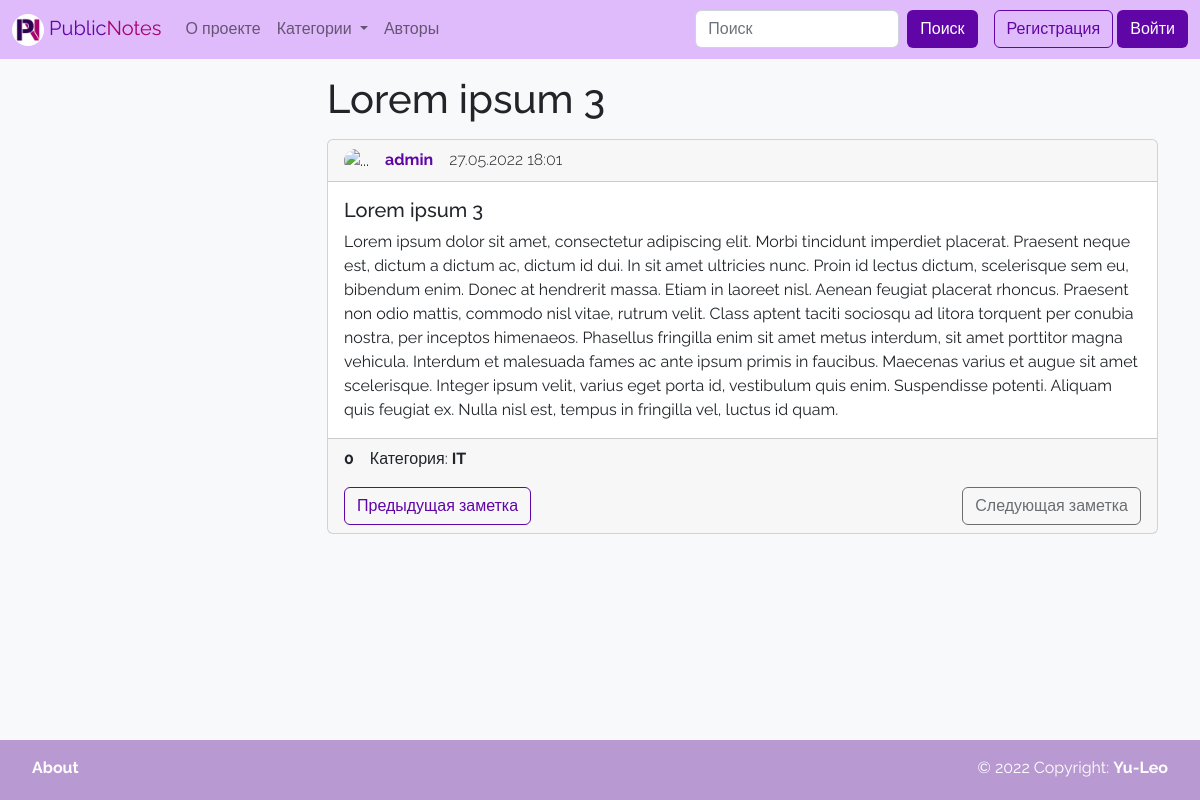
The app's page /note/5/ with its own data.
### wall/models.py (models this page shows, shortened)
class Note(models.Model):
    title = models.CharField(max_length=150, verbose_name='Название')
    content = models.TextField(verbose_name='Текст', blank=True)
    created_at = models.DateTimeField(auto_now_add=True, verbose_name='Дата создания')
    rating = models.IntegerField(verbose_name='Рейтинг', default=0)
    stared = models.BooleanField(verbose_name='Важная', default=False)
    author = models.ForeignKey(
        settings.AUTH_USER_MODEL,
        on_delete=models.CASCADE,
        verbose_name='Автор',
        null=True,
        blank=True,
    )
    category = TreeForeignKey('Category', on_delete=models.SET_NULL, verbose_name='Категория', null=True, blank=True)
    def get_absolute_url(self):
        return reverse('note', kwargs={"pk": self.pk})
    class Meta:
        verbose_name = 'Заметка'
        verbose_name_plural = 'Заметки'
        ordering = ['-created_at', 'title']

class User(AbstractUser):
    photo = models.ImageField(upload_to='photos/%Y/%m/%d/', verbose_name='Аватарка', blank=True)
    rating = models.IntegerField(verbose_name='Рейтинг', default=0)
    bio = models.TextField(verbose_name='О себе', blank=True)
    show_email = models.BooleanField(verbose_name='Публичный e-mail', default=False)
    def get_absolute_url(self):
        return reverse('author', kwargs={"pk": self.pk})

class Category(MPTTModel):
    parent = TreeForeignKey('self', on_delete=models.CASCADE, null=True, blank=True, related_name='children')
    title = models.CharField(max_length=150, verbose_name='Название', unique=True)
    preview = models.ImageField(upload_to='photos/%Y/%m/%d/', verbose_name='Превью', blank=True)
    def get_absolute_url(self):
        return reverse('category', kwargs={"pk": self.pk})
    class MPTTMeta:
        order_insertion_by = ['title']
    class Meta:
        verbose_name = 'Категория'
        verbose_name_plural = 'Категории'
        ordering = ['title']

### wall/views.py (the view)
# urls.py: path('note/<int:pk>/', ViewNote.as_view(), name='note'),
class ViewNote(DetailView):
    model = Note
    template_name = 'wall/note.html'
    context_object_name = 'note'

### wall/templatetags/wall_tags.py (called while the page is built)
@register.simple_tag
def get_categories():
    return Category.objects.all()

@register.simple_tag
def get_prev_note_in_category(note):
    try:
        return note.get_previous_by_created_at(category=note.category)
    except ObjectDoesNotExist:
        return None

@register.simple_tag
def get_next_note_in_category(note):
    try:
        return note.get_next_by_created_at(category=note.category)
    except ObjectDoesNotExist:
        return None

### wall/templates/wall/note.html (shortened to what this page needs)
{% extends 'base.html' %}
{% load wall_tags %}
{% block content_title %} <h1 class="mb-3">{{ note.title }}</h1>{% endblock %}
{% block content %}
<div class="card mb-3">
    <div class="card-header">
        <div class="hstack gap-3">
            <div class="">
                <img src="{% if note.author.photo %}
                {{ note.author.photo.url }}
                {% else %}
                {% load static %}
                {% static 'wall/img/default_avatar.png' %}
                {% endif %}" alt="..." width="50" height="50"
                     style="border-radius: 25px;">
            </div>
            <div class="fw-bold">
                {% if note.author %}
                <a href="{{ note.author.get_absolute_url }}" class="text-decoration-none text-purple">
                    {{ note.author.username }}</a>
                {% else %}
                Аноним
                {% endif %}
            </div>
            <div class="fw-light">{{ note.created_at|date:"d.m.Y H:i" }}</div>
        </div>
    </div>
    <div class="card-body">
        <h5 class="card-title">{{ note.title }}</h5>
        <p class="card-text">{{ note.content }}</p>
    </div>
    <div class="card-footer"
         style="{% if note.category.color %}background-color: #{{note.category.color}}{% endif %}">
        <div class="hstack gap-3 mb-3">
            {% if note.rating > 0 %}
            <div class="text-success fw-bold">+{{note.rating}}</div>
            {% elif note.rating < 0 %}
            <div class="text-danger fw-bold">{{note.rating}}</div>
            {% else %}
            <div class="fw-bold">{{note.rating}}</div>
            {% endif %}
            {% if note.category %}
            <div class=""><span class="">Категория: </span><a href="{{ note.category.get_absolute_url }}"
                                                              class="text-decoration-none text-dark fw-bold">
                {{ note.category.title }}</a></div>
            {% endif %}
        </div>
        <div class="btn-toolbar justify-content-between" role="toolbar" aria-label="Toolbar with button groups">
            {% get_prev_note_in_category note as prev_note %}
            {% if prev_note%}
            <a href="{{ prev_note.get_absolute_url }}" class="btn btn-outline-purple">Предыдущая заметка</a>
            {% else%}
            <a href="#" class="btn btn-outline-purple disabled">Предыдущая заметка</a>
            {% endif %}
            {% get_next_note_in_category note as next_note %}
            {% if next_note%}
            <a href="{{ next_note.get_absolute_url }}" class="btn btn-outline-purple">Следующая заметка</a>
            {% else%}
            <a href="#" class="btn btn-outline-purple disabled">Следующая заметка</a>
            {% endif %}
        </div>
    </div>
</div>
{% endblock %}

### wall/static/wall/css/style.css (style rules this page uses)
:root { --purple: #6005A6; --dark-purple: #3E026C; --pink: #A60070; --dark-pink: #7B0053; }
html { position: relative; min-height: 100%; }
body { margin-bottom: 60px; font-family: 'Raleway', sans-serif; }
.text-purple { color: var(--purple); }
.btn-outline-purple { border-color: var(--purple); color: var(--purple); }

### records on screen
Note: title "Lorem ipsum 3", author.username "admin", created_at "27.05.2022 18:01", content "Lorem ipsum dolor sit amet, consectetur adipiscing elit. Morbi tincidunt imperdiet placerat. Praesent neque est, dictum a dictum ac, dictum id dui. In sit amet ultricies nunc. Proin id lectus dictum, scelerisque sem eu, bibendum enim. Donec at hendrerit massa. Etiam in laoreet nisl. Aenean feugiat placerat rhoncus. Praesent non odio mattis, commodo nisl vitae, rutrum velit. Class aptent taciti sociosqu ad litora torquent per conubia nostra, per inceptos himenaeos. Phasellus fringilla enim sit amet metus interdum, sit amet porttitor magna vehicula. Interdum et malesuada fames ac ante ipsum primis in faucibus. Maecenas varius et augue sit amet scelerisque. Integer ipsum velit, varius eget…", rating "0", category "IT"
